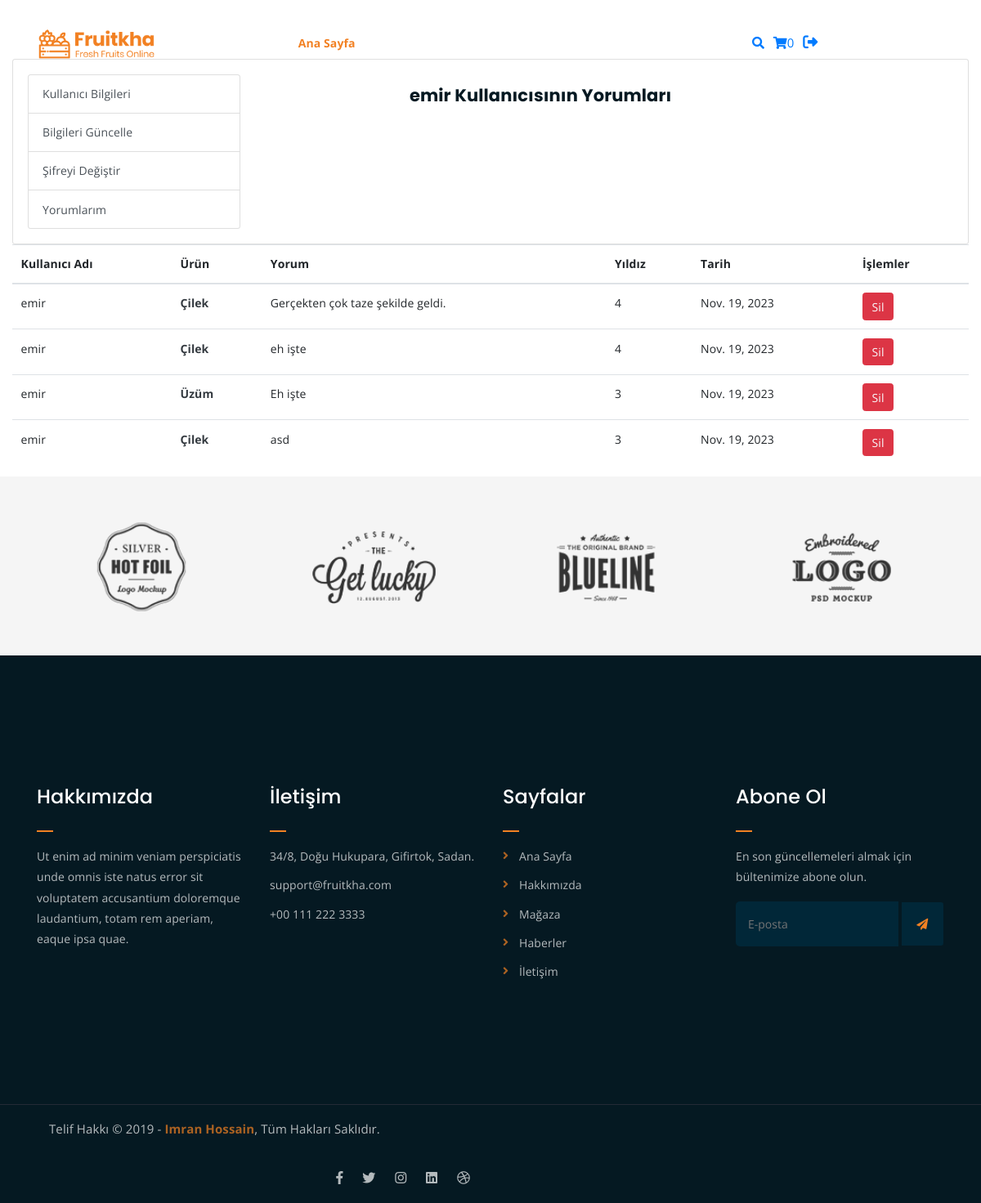
The app's page /userauth/profile/comments/ (signed in), older data.
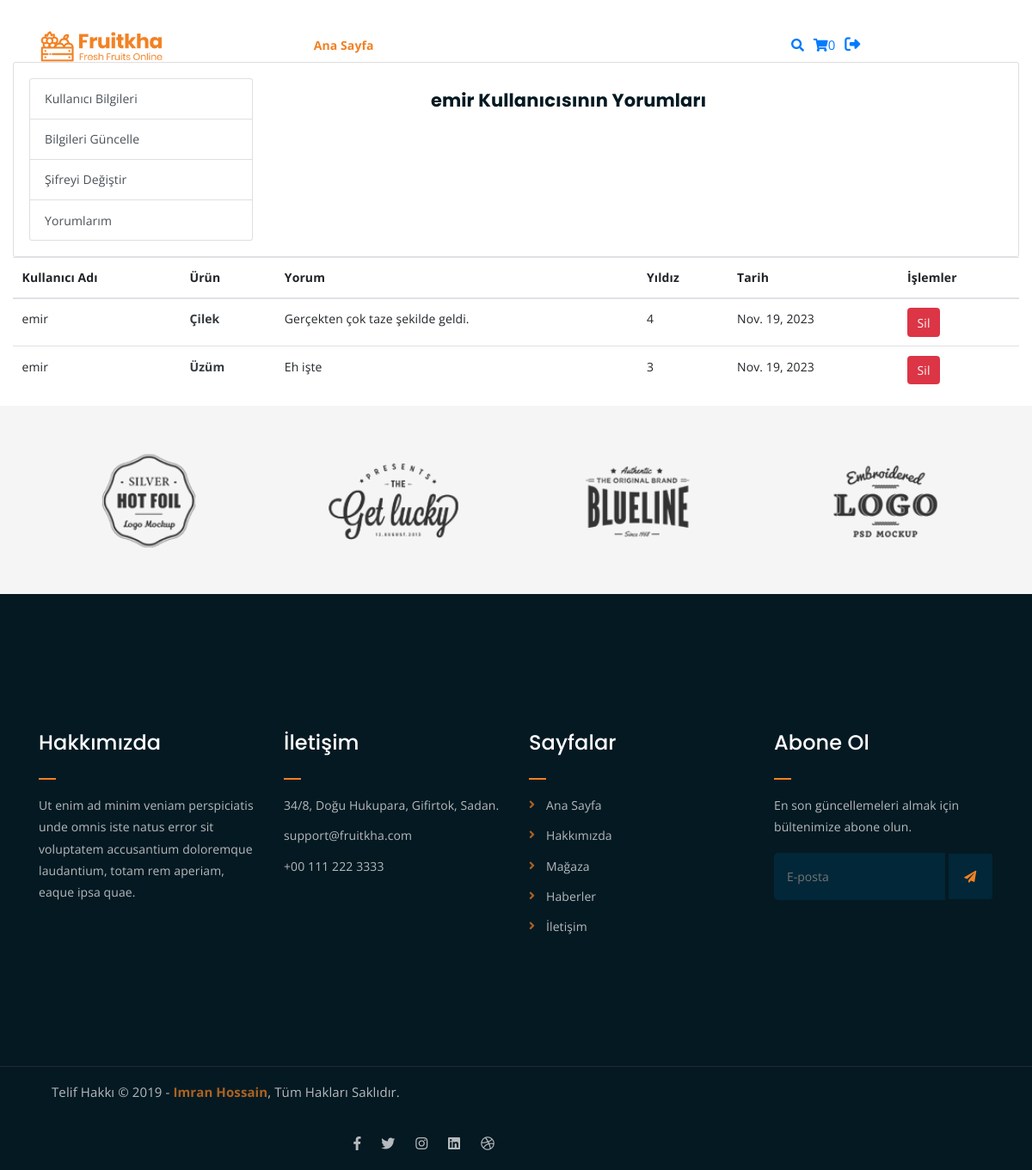
The same page, newer data.
### core/models.py (models this page shows, shortened)
class ProductReview(models.Model):
    user = models.ForeignKey(User, on_delete=models.CASCADE,null=True)
    product = models.ForeignKey(Product, on_delete=models.CASCADE,null=True,related_name="reviews")
    review = models.TextField()
    rating = models.IntegerField(choices=RATING)
    date = models.DateField(auto_now_add=True)
    class Meta:
        verbose_name_plural = "Product Reviews"

class Product(models.Model):
    category = models.ForeignKey(Category,on_delete=models.CASCADE) # Category tablosuyla ilişki kurulması
    user = models.ForeignKey(User, on_delete=models.SET_NULL,null=True)
    vendor = models.ForeignKey(Vendor, on_delete=models.SET_NULL,null=True,related_name="vendor")
    title = models.CharField(max_length=100,default="Taze Meyve")
    image = models.ImageField(upload_to=user_directory_path,default="urun.jpg")
    description = RichTextUploadingField(null=True,blank=True,default="Bu bir ürün")
    price = models.DecimalField(max_digits=9999999, decimal_places=2,default="1.99")
    old_price = models.DecimalField(max_digits=9999999, decimal_places=2,default="2.99")
    specifications =  RichTextUploadingField(null=True,blank=True)
    product_status = models.CharField(choices=STATUS,max_length=10,default="in_revie")
    status = models.BooleanField(default=True)
    in_stock = models.BooleanField(default=True)
    featured = models.BooleanField(default=False)
    digital = models.BooleanField(default=False)
    date = models.DateTimeField(auto_now_add=True)
    date = models.DateTimeField(null=True,blank=True)
    class Meta:
        verbose_name_plural = "Products"

### userauth/views.py (the view)
# urls.py: path("profile/comments/", views.comments, name="comments"),
@login_required(login_url='/login') # Check login
def comments(request):
    current_user = request.user
    comments = ProductReview.objects.filter(user_id=current_user.id)
    context = {'comments':comments}
    return render(request,'user/user_comments.html',context)

### templates/user/user_comments.html (shortened to what this page needs)
{% extends "partials/base.html" %}
{% load static %}
{% block content %}
<div class="col-md-12" style="margin-top:6%">
    <div class="card">
        <div class="card-body">
            <div class="row">
                <div class="col-md-3">
                    <div class="list-group" >
                        <a href="{% url 'user:profile' %}" class="list-group-item list-group-item-action">Kullanıcı Bilgileri</a>
                        <a href="{% url 'user:profile-update' %}" class="list-group-item list-group-item-action">Bilgileri Güncelle</a>
                        <a href="{% url 'user:change_password' %}" class="list-group-item list-group-item-action">Şifreyi Değiştir</a>
                        <a href="{% url 'user:comments' %}" class="list-group-item list-group-item-action">Yorumlarım</a>
                    </div>
                </div>
                <div class="col-md-9">
                    <div class="d-flex flex-column align-items-center text-center" style="margin-right:20%">
                        <div class="mt-3">
                            <h4>{{user.username}} Kullanıcısının Yorumları</h4>
                        </div>
                    </div>
                </div>
            </div>
        </div>
    </div>
    <table class="table">
      <thead>
        <tr>
          <th>Kullanıcı Adı</th>
          <th>Ürün</th>
          <th>Yorum</th>
          <th>Yıldız</th>
          <th>Tarih</th>
          <th>İşlemler</th>
        </tr>
      </thead>
      <tbody>
        {% for rs in comments %}
          <tr>
            <td>{{ user.username }}</td>
            <td>
            <a href= "/products/{{rs.product.id}}" class="text-dark">
            <strong>{{ rs.product.title }}</strong>
            </a>
            </td>
            <td>{{ rs.review }}</td>
            <td>{{ rs.rating }}</td>
            <td>{{ rs.date }}</td>
            <td><a href="/userauth/deletecomments/{{ rs.id }}" onclick="return confirm('Yorum Silinecek Emin Misiniz?')" class="btn btn-danger text-light">Sil</a></td>
          </tr>
        {% endfor %}
      </tbody>
    </table>
  </div>
{% endblock content%}

Row changes from the older to the newer data that the page shows:
removed ProductReview: {{ user.username }} "emir", product "Çilek", review "eh işte", rating "4", date "Nov. 19, 2023"
removed ProductReview: {{ user.username }} "emir", product "Çilek", review "asd", rating "3", date "Nov. 19, 2023"
